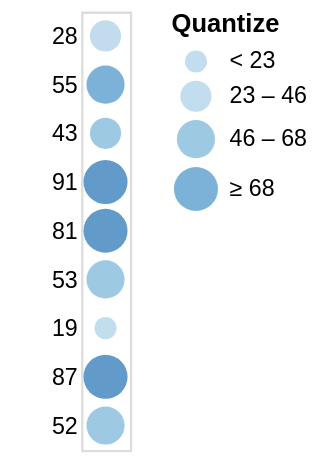

The specification (Vega-Lite) saved for this image:
### Vega specification from a JSON file in a GitHub repository (floating-point values rounded to 4 significant figures)
{"$schema": "https://vega.github.io/schema/vega/v4.json", "description": "A simple bar chart with embedded data.", "autosize": "pad", "padding": 5, "width": 21, "style": "cell", "data": [{"name": "source_0", "values": [{"a": "A", "b": 28}, {"a": "B", "b": 55}, {"a": "C", "b": 43}, {"a": "D", "b": 91}, {"a": "E", "b": 81}, {"a": "F", "b": 53}, {"a": "G", "b": 19}, {"a": "H", "b": 87}, {"a": "I", "b": 52}]}, {"name": "data_0", "source": "source_0", "transform": [{"type": "formula", "expr": "toNumber(datum[\"b\"])", "as": "b"}]}], "signals": [{"name": "y_step", "value": 21}, {"name": "height", "update": "bandspace(domain('y').length, 1, 0.5) * y_step"}], "marks": [{"name": "marks", "type": "symbol", "style": ["circle"], "from": {"data": "data_0"}, "encode": {"update": {"opacity": {"value": 0.7}, "fill": [{"test": "datum[\"b\"] === null || isNaN(datum[\"b\"])", "value": null}, {"scale": "color", "field": "b"}], "tooltip": {"signal": "{\"b\": ''+datum[\"b\"]}"}, "x": {"signal": "width", "mult": 0.5}, "y": {"scale": "y", "field": "b"}, "size": {"scale": "size", "field": "b"}, "shape": {"value": "circle"}}}}], "scales": [{"name": "y", "type": "point", "domain": {"data": "data_0", "field": "b"}, "range": {"step": {"signal": "y_step"}}, "padding": 0.5}, {"name": "color", "type": "quantize", "domain": {"data": "data_0", "field": "b"}, "range": {"scheme": "blues", "count": 4}, "zero": false}, {"name": "size", "type": "quantize", "domain": {"data": "data_0", "field": "b"}, "range": [90.25, 180.5, 270.8, 361], "zero": true}], "axes": [{"scale": "y", "orient": "left", "grid": false, "domain": false, "ticks": false, "zindex": 1}], "legends": [{"title": "Quantize", "fill": "color", "encode": {"symbols": {"update": {"shape": {"value": "circle"}, "opacity": {"value": 0.7}}}}, "size": "size"}], "config": {"axisY": {"minExtent": 30}}}
